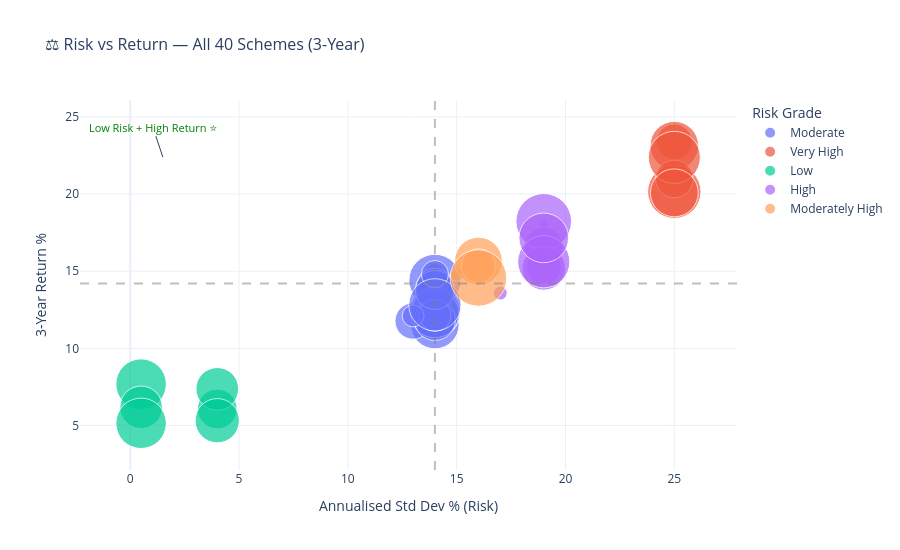

Notebook code for this chart:
### Markdown cell above
---
## ⚖️ Chart 10 — Risk vs Return Scatter
Sharpe ratio vs 3-year return, colour-coded by risk grade.

### Code cell
fig = px.scatter(
    perf, x='std_dev_ann_pct', y='return_3yr_pct',
    color='risk_grade', size='aum_crore',
    hover_name='scheme_name',
    hover_data=['fund_house', 'sharpe_ratio', 'expense_ratio_pct'],
    title='⚖️ Risk vs Return — All 40 Schemes (3-Year)',
    labels={'std_dev_ann_pct': 'Annualised Std Dev % (Risk)',
            'return_3yr_pct': '3-Year Return %', 'risk_grade': 'Risk Grade'},
    template='plotly_white', size_max=40
)
med_risk   = perf['std_dev_ann_pct'].median()
med_return = perf['return_3yr_pct'].median()
fig.add_hline(y=med_return, line_dash='dash', line_color='gray', opacity=0.5)
fig.add_vline(x=med_risk,   line_dash='dash', line_color='gray', opacity=0.5)
fig.add_annotation(x=perf['std_dev_ann_pct'].min()+1,
                   y=perf['return_3yr_pct'].max()-1,
                   text='Low Risk + High Return ⭐',
                   font=dict(color='green', size=11))
fig.update_layout(height=550, title_font_size=16)
fig.write_image('reports/chart_10_risk_return.png', width=1400, height=550, scale=1.5)
fig.show()
print("✅ Saved → reports/chart_10_risk_return.png")

### Figure 1 — Plotly figure (JSON) as saved in the notebook; plotly's stock layout.template omitted (floating-point values rounded to 4 significant figures)
{"data": [{"customdata": [["SBI Mutual Fund", 0.88, 1.54], ["SBI Mutual Fund", 0.81, 0.66], ["HDFC Mutual Fund", 1.06, 1.55], ["HDFC Mutual Fund", 0.96, 0.92], ["ICICI Prudential MF", 0.82, 1.42], ["ICICI Prudential MF", 1.03, 0.8], ["Nippon India MF", 1, 1.51], ["Nippon India MF", 0.88, 0.72], ["Nippon India MF", 0.91, 0.89], ["Kotak Mahindra MF", 0.87, 1.59], ["Axis Mutual Fund", 0.85, 1.64], ["Axis Mutual Fund", 0.87, 0.75], ["Aditya Birla Sun Life MF", 0.98, 1.6], ["UTI Mutual Fund", 0.93, 1.57], ["Mirae Asset MF", 1.06, 1.46], ["DSP Mutual Fund", 0.92, 1.54]], "hovertemplate": "<b>%{hovertext}</b><br><br>Risk Grade=Moderate<br>Annualised Std Dev % (Risk)=%{x}<br>3-Year Return %=%{y}<br>aum_crore=%{marker.size}<br>fund_house=%{customdata[0]}<br>sharpe_ratio=%{customdata[1]}<br>expense_ratio_pct=%{customdata[2]}<extra></extra>", "hovertext": ["SBI Bluechip Fund - Regular Plan - Growth", "SBI Bluechip Fund - Direct Plan - Growth", "HDFC Top 100 Fund - Regular Plan - Growth", "HDFC Top 100 Fund - Direct Plan - Growth", "ICICI Pru Bluechip Fund - Regular - Growth", "ICICI Pru Bluechip Fund - Direct - Growth", "Nippon India Large Cap Fund - Regular - Growth", "Nippon India Large Cap Fund - Direct - Growth", "Nippon India ETF Nifty 50 BeES", "Kotak Bluechip Fund - Regular - Growth", "Axis Bluechip Fund - Regular - Growth", "Axis Bluechip Fund - Direct - Growth", "ABSL Frontline Equity Fund - Regular - Growth", "UTI Nifty 50 Index Fund - Regular - Growth", "Mirae Asset Large Cap Fund - Regular - Growth", "DSP Top 100 Equity Fund - Regular - Growth"], "legendgroup": "Moderate", "marker": {"color": "#636efa", "size": [14288, 1231, 6434, 10611, 36022, 41553, 20909, 39475, 20284, 35585, 25803, 15866, 23500, 7350, 11361, 41828], "sizemode": "area", "sizeref": 30.65, "symbol": "circle"}, "mode": "markers", "name": "Moderate", "orientation": "v", "showlegend": true, "type": "scatter", "x": [14.0, 14.0, 14.0, 14.0, 14.0, 14.0, 14.0, 14.0, 13.0, 14.0, 14.0, 14.0, 14.0, 13.0, 14.0, 14.0], "xaxis": "x", "y": [12.36, 11.3, 14.84, 13.38, 11.54, 14.41, 14.0, 12.33, 11.77, 12.25, 11.84, 12.14, 13.78, 12.1, 14.81, 12.82], "yaxis": "y"}, {"customdata": [["SBI Mutual Fund", 0.94, 1.43], ["SBI Mutual Fund", 0.93, 0.72], ["Nippon India MF", 0.81, 1.53], ["Axis Mutual Fund", 0.84, 1.38], ["Aditya Birla Sun Life MF", 0.9, 1.53], ["DSP Mutual Fund", 0.8, 1.52]], "hovertemplate": "<b>%{hovertext}</b><br><br>Risk Grade=Very High<br>Annualised Std Dev % (Risk)=%{x}<br>3-Year Return %=%{y}<br>aum_crore=%{marker.size}<br>fund_house=%{customdata[0]}<br>sharpe_ratio=%{customdata[1]}<br>expense_ratio_pct=%{customdata[2]}<extra></extra>", "hovertext": ["SBI Small Cap Fund - Regular Plan - Growth", "SBI Small Cap Fund - Direct Plan - Growth", "Nippon India Small Cap Fund - Regular - Growth", "Axis Small Cap Fund - Regular - Growth", "ABSL Small Cap Fund - Regular - Growth", "DSP Small Cap Fund - Regular - Growth"], "legendgroup": "Very High", "marker": {"color": "#EF553B", "size": [19259, 36061, 43630, 21545, 41613, 35124], "sizemode": "area", "sizeref": 30.65, "symbol": "circle"}, "mode": "markers", "name": "Very High", "orientation": "v", "showlegend": true, "type": "scatter", "x": [25.0, 25.0, 25.0, 25.0, 25.0, 25.0], "xaxis": "x", "y": [23.39, 23.14, 20.15, 20.98, 22.38, 20.08], "yaxis": "y"}, {"customdata": [["SBI Mutual Fund", 1.52, 0.77], ["HDFC Mutual Fund", 1.84, 0.56], ["ICICI Prudential MF", 7.68, 0.74], ["Nippon India MF", 1.33, 0.55], ["Kotak Mahindra MF", 6.18, 0.6], ["Aditya Birla Sun Life MF", 5.14, 0.79]], "hovertemplate": "<b>%{hovertext}</b><br><br>Risk Grade=Low<br>Annualised Std Dev % (Risk)=%{x}<br>3-Year Return %=%{y}<br>aum_crore=%{marker.size}<br>fund_house=%{customdata[0]}<br>sharpe_ratio=%{customdata[1]}<br>expense_ratio_pct=%{customdata[2]}<extra></extra>", "hovertext": ["SBI Magnum Gilt Fund - Regular Plan - Growth", "HDFC Short Term Debt Fund - Regular - Growth", "ICICI Pru Liquid Fund - Regular - Growth", "Nippon India Gilt Securities Fund - Regular - Growth", "Kotak Liquid Fund - Regular - Growth", "ABSL Liquid Fund - Regular - Growth"], "legendgroup": "Low", "marker": {"color": "#00cc96", "size": [24101, 27953, 39116, 30030, 27623, 38995], "sizemode": "area", "sizeref": 30.65, "symbol": "circle"}, "mode": "markers", "name": "Low", "orientation": "v", "showlegend": true, "type": "scatter", "x": [4.0, 4.0, 0.5, 4.0, 0.5, 0.5], "xaxis": "x", "y": [6.07, 7.37, 7.68, 5.31, 6.18, 5.14], "yaxis": "y"}, {"customdata": [["HDFC Mutual Fund", 0.87, 1.38], ["HDFC Mutual Fund", 0.8, 0.78], ["ICICI Prudential MF", 0.95, 1.36], ["Kotak Mahindra MF", 0.96, 1.56], ["Axis Mutual Fund", 0.8, 1.38], ["UTI Mutual Fund", 0.82, 1.51], ["Mirae Asset MF", 0.8, 1.6], ["DSP Mutual Fund", 0.9, 1.61]], "hovertemplate": "<b>%{hovertext}</b><br><br>Risk Grade=High<br>Annualised Std Dev % (Risk)=%{x}<br>3-Year Return %=%{y}<br>aum_crore=%{marker.size}<br>fund_house=%{customdata[0]}<br>sharpe_ratio=%{customdata[1]}<br>expense_ratio_pct=%{customdata[2]}<extra></extra>", "hovertext": ["HDFC Mid-Cap Opportunities Fund - Regular - Growth", "HDFC Mid-Cap Opportunities Fund - Direct - Growth", "ICICI Pru Midcap Fund - Regular - Growth", "Kotak Emerging Equity Fund - Regular - Growth", "Axis Midcap Fund - Regular - Growth", "UTI Mid Cap Fund - Regular - Growth", "Mirae Asset Tax Saver Fund - Regular - Growth", "DSP Midcap Fund - Regular - Growth"], "legendgroup": "High", "marker": {"color": "#ab63fa", "size": [23185, 18792, 979, 47469, 28996, 41728, 2989, 37835], "sizemode": "area", "sizeref": 30.65, "symbol": "circle"}, "mode": "markers", "name": "High", "orientation": "v", "showlegend": true, "type": "scatter", "x": [19.0, 19.0, 19.0, 19.0, 19.0, 19.0, 17.0, 19.0], "xaxis": "x", "y": [16.58, 15.29, 18.08, 18.23, 15.18, 15.61, 13.58, 17.16], "yaxis": "y"}, {"customdata": [["ICICI Prudential MF", 0.98, 1.41], ["Kotak Mahindra MF", 0.98, 1.45], ["UTI Mutual Fund", 0.96, 1.64], ["Mirae Asset MF", 0.91, 1.52]], "hovertemplate": "<b>%{hovertext}</b><br><br>Risk Grade=Moderately High<br>Annualised Std Dev % (Risk)=%{x}<br>3-Year Return %=%{y}<br>aum_crore=%{marker.size}<br>fund_house=%{customdata[0]}<br>sharpe_ratio=%{customdata[1]}<br>expense_ratio_pct=%{customdata[2]}<extra></extra>", "hovertext": ["ICICI Pru Value Discovery Fund - Regular - Growth", "Kotak Flexicap Fund - Regular - Growth", "UTI Flexi Cap Fund - Regular - Growth", "Mirae Asset Emerging Bluechip Fund - Regular - Growth"], "legendgroup": "Moderately High", "marker": {"color": "#FFA15A", "size": [2571, 35012, 17912, 49046], "sizemode": "area", "sizeref": 30.65, "symbol": "circle"}, "mode": "markers", "name": "Moderately High", "orientation": "v", "showlegend": true, "type": "scatter", "x": [15.0, 16.0, 16.0, 16.0], "xaxis": "x", "y": [14.76, 15.65, 15.34, 14.56], "yaxis": "y"}], "layout": {"annotations": [{"font": {"color": "green", "size": 11}, "text": "Low Risk + High Return ⭐", "x": 1.5, "y": 22.39}], "height": 550, "legend": {"itemsizing": "constant", "title": {"text": "Risk Grade"}, "tracegroupgap": 0}, "shapes": [{"line": {"color": "gray", "dash": "dash"}, "opacity": 0.5, "type": "line", "x0": 0, "x1": 1, "xref": "x domain", "y0": 14.21, "y1": 14.21, "yref": "y"}, {"line": {"color": "gray", "dash": "dash"}, "opacity": 0.5, "type": "line", "x0": 14, "x1": 14, "xref": "x", "y0": 0, "y1": 1, "yref": "y domain"}], "title": {"font": {"size": 16}, "text": "⚖️ Risk vs Return — All 40 Schemes (3-Year)"}, "xaxis": {"anchor": "y", "domain": [0, 1], "title": {"text": "Annualised Std Dev % (Risk)"}}, "yaxis": {"anchor": "x", "domain": [0, 1], "title": {"text": "3-Year Return %"}}}}
